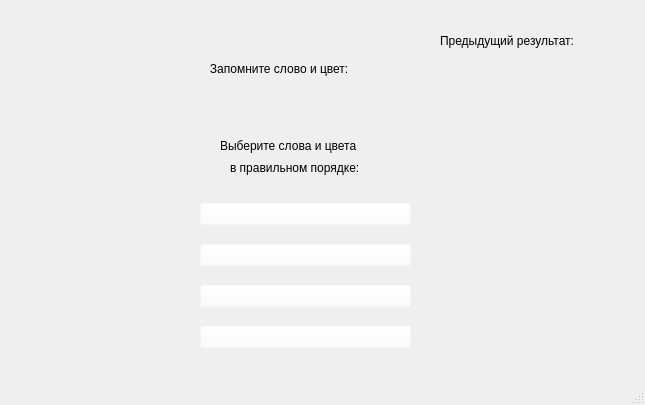
<?xml version="1.0" encoding="UTF-8"?>
<ui version="4.0">
 <class>MainWindow</class>
 <widget class="QMainWindow" name="MainWindow">
  <property name="geometry">
   <rect>
    <x>0</x>
    <y>0</y>
    <width>645</width>
    <height>405</height>
   </rect>
  </property>
  <property name="windowTitle">
   <string>Цвета &amp; Слова (Средний)</string>
  </property>
  <widget class="QWidget" name="centralwidget">
   <widget class="QWidget" name="verticalLayoutWidget">
    <property name="geometry">
     <rect>
      <x>200</x>
      <y>190</y>
      <width>211</width>
      <height>171</height>
     </rect>
    </property>
    <layout class="QVBoxLayout" name="verticalLayout">
     <item>
      <widget class="QPushButton" name="pushButton_4">
       <property name="styleSheet">
        <string notr="true">font: 12pt &quot;MS Shell Dlg 2&quot;;
background-color: rgba(255, 255, 255, 0);</string>
       </property>
       <property name="text">
        <string/>
       </property>
      </widget>
     </item>
     <item>
      <widget class="QPushButton" name="pushButton_5">
       <property name="styleSheet">
        <string notr="true">font: 12pt &quot;MS Shell Dlg 2&quot;;
background-color: rgba(255, 255, 255, 0);</string>
       </property>
       <property name="text">
        <string/>
       </property>
      </widget>
     </item>
     <item>
      <widget class="QPushButton" name="pushButton_6">
       <property name="styleSheet">
        <string notr="true">font: 12pt &quot;MS Shell Dlg 2&quot;;
background-color: rgba(255, 255, 255, 0);</string>
       </property>
       <property name="text">
        <string/>
       </property>
      </widget>
     </item>
     <item>
      <widget class="QPushButton" name="pushButton_2">
       <property name="styleSheet">
        <string notr="true">font: 12pt &quot;MS Shell Dlg 2&quot;;
background-color: rgba(255, 255, 255, 0);</string>
       </property>
       <property name="text">
        <string/>
       </property>
      </widget>
     </item>
    </layout>
   </widget>
   <widget class="QLabel" name="label_2">
    <property name="geometry">
     <rect>
      <x>440</x>
      <y>30</y>
      <width>181</width>
      <height>21</height>
     </rect>
    </property>
    <property name="styleSheet">
     <string notr="true">font: 12pt &quot;MS Shell Dlg 2&quot;;</string>
    </property>
    <property name="text">
     <string>Предыдущий результат:</string>
    </property>
   </widget>
   <widget class="QWidget" name="horizontalLayoutWidget">
    <property name="geometry">
     <rect>
      <x>30</x>
      <y>30</y>
      <width>61</width>
      <height>31</height>
     </rect>
    </property>
    <layout class="QHBoxLayout" name="horizontalLayout_5">
     <item>
      <widget class="QLabel" name="score">
       <property name="styleSheet">
        <string notr="true">font: 12pt &quot;MS Shell Dlg 2&quot;;</string>
       </property>
       <property name="text">
        <string/>
       </property>
      </widget>
     </item>
    </layout>
   </widget>
   <widget class="QWidget" name="horizontalLayoutWidget_2">
    <property name="geometry">
     <rect>
      <x>30</x>
      <y>70</y>
      <width>118</width>
      <height>31</height>
     </rect>
    </property>
    <layout class="QHBoxLayout" name="horizontalLayout_6">
     <item>
      <widget class="QLabel" name="attempt">
       <property name="styleSheet">
        <string notr="true">font: 12pt &quot;MS Shell Dlg 2&quot;;</string>
       </property>
       <property name="text">
        <string/>
       </property>
      </widget>
     </item>
    </layout>
   </widget>
   <widget class="QWidget" name="gridLayoutWidget">
    <property name="geometry">
     <rect>
      <x>200</x>
      <y>50</y>
      <width>211</width>
      <height>80</height>
     </rect>
    </property>
    <layout class="QGridLayout" name="gridLayout">
     <item row="3" column="0">
      <widget class="QLabel" name="label_14">
       <property name="styleSheet">
        <string notr="true">font: 75 14pt &quot;MS Shell Dlg 2&quot;;
background-color: rgba(255, 255, 255, 0);</string>
       </property>
       <property name="text">
        <string/>
       </property>
      </widget>
     </item>
     <item row="2" column="0">
      <widget class="QLabel" name="label_13">
       <property name="styleSheet">
        <string notr="true">font: 12pt &quot;MS Shell Dlg 2&quot;;</string>
       </property>
       <property name="text">
        <string>   Запомните слово и цвет:</string>
       </property>
      </widget>
     </item>
    </layout>
   </widget>
   <widget class="QLabel" name="label">
    <property name="geometry">
     <rect>
      <x>220</x>
      <y>130</y>
      <width>171</width>
      <height>31</height>
     </rect>
    </property>
    <property name="styleSheet">
     <string notr="true">font: 11pt &quot;MS Shell Dlg 2&quot;;</string>
    </property>
    <property name="text">
     <string>Выберите слова и цвета</string>
    </property>
   </widget>
   <widget class="QLabel" name="label_3">
    <property name="geometry">
     <rect>
      <x>230</x>
      <y>160</y>
      <width>161</width>
      <height>16</height>
     </rect>
    </property>
    <property name="styleSheet">
     <string notr="true">font: 11pt &quot;MS Shell Dlg 2&quot;;</string>
    </property>
    <property name="text">
     <string>в правильном порядке:</string>
    </property>
   </widget>
   <widget class="QWidget" name="formLayoutWidget">
    <property name="geometry">
     <rect>
      <x>460</x>
      <y>60</y>
      <width>151</width>
      <height>301</height>
     </rect>
    </property>
    <layout class="QFormLayout" name="formLayout">
     <item row="2" column="0">
      <layout class="QHBoxLayout" name="horizontalLayout"/>
     </item>
     <item row="1" column="0">
      <layout class="QHBoxLayout" name="horizontalLayout_2"/>
     </item>
     <item row="0" column="0">
      <layout class="QHBoxLayout" name="horizontalLayout_3"/>
     </item>
    </layout>
   </widget>
  </widget>
  <widget class="QStatusBar" name="statusbar"/>
 </widget>
 <resources/>
 <connections/>
</ui>
